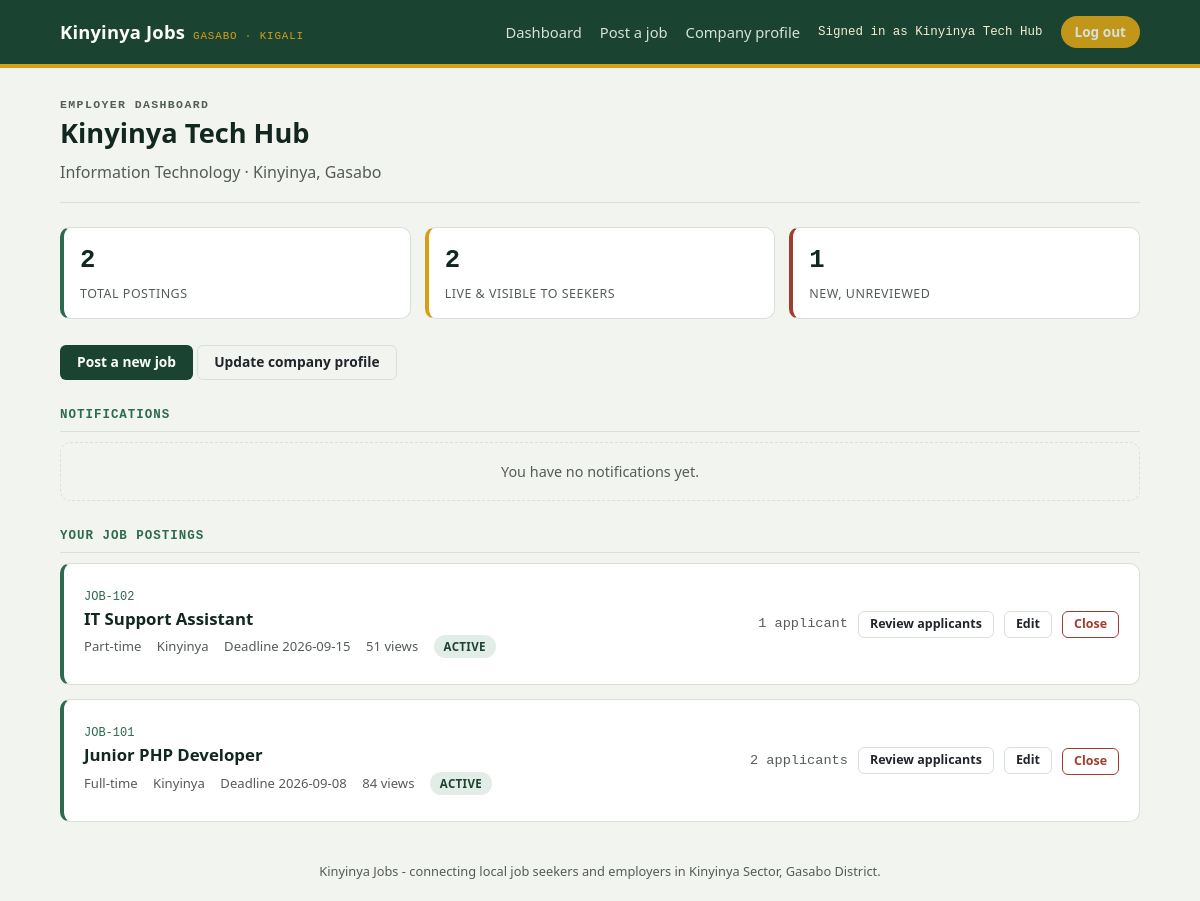
Screenshot of /employer/dashboard.php (signed in) with the database file from the repository.
### tables this page shows
CREATE TABLE IF NOT EXISTS employers (
  id        INT UNSIGNED AUTO_INCREMENT PRIMARY KEY,
  user_id   INT UNSIGNED NULL UNIQUE,
  name      VARCHAR(150) NOT NULL,
  industry  VARCHAR(150) NOT NULL,
  location  VARCHAR(150) NOT NULL,
  about     TEXT NULL,
  CONSTRAINT fk_employers_user FOREIGN KEY (user_id) REFERENCES users(id) ON DELETE CASCADE
);

CREATE TABLE IF NOT EXISTS jobs (
  id            INT UNSIGNED AUTO_INCREMENT PRIMARY KEY,
  employer_id   INT UNSIGNED NOT NULL,
  title         VARCHAR(150) NOT NULL,
  type          VARCHAR(50) NOT NULL DEFAULT 'Full-time',
  category      VARCHAR(100) NOT NULL DEFAULT 'General',
  location      VARCHAR(150) NOT NULL DEFAULT 'Kinyinya',
  description   TEXT NULL,
  requirements  TEXT NULL,
  salary_min    INT UNSIGNED NOT NULL DEFAULT 0,
  salary_max    INT UNSIGNED NOT NULL DEFAULT 0,
  deadline      DATE NOT NULL,
  posted        DATE NOT NULL,
  active        TINYINT(1) NOT NULL DEFAULT 1,
  status        ENUM('pending','approved','rejected') NOT NULL DEFAULT 'pending',
  views         INT UNSIGNED NOT NULL DEFAULT 0,
  CONSTRAINT fk_jobs_employer FOREIGN KEY (employer_id) REFERENCES employers(id) ON DELETE CASCADE,
  INDEX idx_jobs_status (status),
  INDEX idx_jobs_deadline (deadline)
);

### includes/config.php (called while the page is built, shortened)
<?php
function kj_url(string $path = ''): string {
    $documentRoot = isset($_SERVER['DOCUMENT_ROOT']) ? realpath($_SERVER['DOCUMENT_ROOT']) : false;
    $projectRoot = realpath(dirname(__DIR__));
    $base = '';
    if ($documentRoot && $projectRoot) {
        $doc = str_replace('\\', '/', rtrim($documentRoot, '/\\'));
        $project = str_replace('\\', '/', rtrim($projectRoot, '/\\'));
        if (stripos($project, $doc) === 0) $base = substr($project, strlen($doc));
    }
    return rtrim($base, '/') . '/' . ltrim($path, '/');
}

### includes/db.php (called while the page is built)
<?php
require_once __DIR__ . '/config.php';
function kj_db(): PDO {
    static $pdo = null;
    if ($pdo === null) {
        $dsn = 'mysql:host=' . DB_HOST . ';port=' . DB_PORT . ';dbname=' . DB_NAME . ';charset=utf8mb4';
        try {
            $pdo = new PDO($dsn, DB_USER, DB_PASS, [
                PDO::ATTR_ERRMODE            => PDO::ERRMODE_EXCEPTION,
                PDO::ATTR_DEFAULT_FETCH_MODE => PDO::FETCH_ASSOC,
                PDO::ATTR_EMULATE_PREPARES   => false,
            ]);
        } catch (PDOException $e) {
            http_response_code(500);
            die(
                '<h1>Database connection failed</h1>' .
                '<p>Could not connect to MySQL database <code>' . htmlspecialchars(DB_NAME) . '</code> ' .
                'on <code>' . htmlspecialchars(DB_HOST) . ':' . htmlspecialchars(DB_PORT) . '</code>.</p>' .
                '<p>Confirm MySQL is running, then use the one-time setup page to configure and import the database.</p>' .
                '<p><a href="' . htmlspecialchars(kj_url('setup.php')) . '">Open database setup</a></p>'
            );
        }
    }
    return $pdo;
}
function kj_index_by_id(array $rows): array {
    $out = [];
    foreach ($rows as $row) { $out[$row['id']] = $row; }
    return $out;
}

### includes/data.php (called while the page is built, shortened)
<?php
require_once __DIR__ . '/db.php';
function kj_jobs_for_employer($employer_id): array {
    $stmt = kj_db()->prepare('SELECT * FROM jobs WHERE employer_id = ? ORDER BY posted DESC, id DESC');
    $stmt->execute([(int) $employer_id]);
    return kj_index_by_id($stmt->fetchAll());
}
function kj_job_is_expired($job): bool {
    return strtotime($job['deadline']) < strtotime('today');
}
function kj_job_status_label($job): string {
    return $job['active'] ? 'Active' : 'Closed';
}
function kj_job_status_class($job): string {
    return 'active';
}
function kj_employer($id) {
    $stmt = kj_db()->prepare('SELECT * FROM employers WHERE id = ?');
    $stmt->execute([(int) $id]);
    return $stmt->fetch() ?: null;
}
function kj_applications_for_job($job_id): array {
    $stmt = kj_db()->prepare('SELECT * FROM applications WHERE job_id = ? ORDER BY date DESC, id DESC');
    $stmt->execute([(int) $job_id]);
    return kj_index_by_id($stmt->fetchAll());
}
function kj_current_user() {
    if ($_SESSION['role'] === 'employer') return kj_employer($_SESSION['user_id']);
    return null;
}

### employer/dashboard.php (the view, shortened to what this page needs)
<?php
require_once __DIR__ . '/../includes/data.php';
$employer = kj_current_user();
$myJobs = kj_jobs_for_employer($employer['id']);
$notifications = kj_notifications_for_user((int) ($_SESSION['account_id'] ?? 0));
usort($myJobs, fn($a, $b) => strcmp($b['posted'], $a['posted']));
$totalApps = 0; $newApps = 0; $liveJobs = 0;
foreach ($myJobs as $j) {
    $apps = kj_applications_for_job($j['id']);
    foreach ($apps as $a) { if ($a['status'] === 'submitted') $newApps++; }
    if (kj_job_is_visible($j)) $liveJobs++;
}
require __DIR__ . '/../includes/header.php';
?>
<section class="pagehead">
  <p class="eyebrow">Employer dashboard</p>
  <h1><?= htmlspecialchars($employer['name']) ?></h1>
  <p><?= htmlspecialchars($employer['industry']) ?> · <?= htmlspecialchars($employer['location']) ?></p>
</section>
<div class="stats">
  <div class="stat"><span class="n"><?= count($myJobs) ?></span><span class="l">Total postings</span></div>
  <div class="stat accent"><span class="n"><?= $liveJobs ?></span><span class="l">Live &amp; visible to seekers</span></div>
  <div class="stat warn"><span class="n"><?= $newApps ?></span><span class="l">New, unreviewed</span></div>
</div>
<div style="margin-bottom:20px;">
  <a class="btn btn-primary" href="post-job.php">Post a new job</a>
  <a class="btn btn-ghost" href="profile.php">Update company profile</a>
</div>
<h2 class="section-title">Notifications</h2>
<?php if (empty($notifications)): ?>
  <div class="empty">You have no notifications yet.</div>
<?php endif; ?>
<h2 class="section-title">Your job postings</h2>
<?php foreach ($myJobs as $job): $apps = kj_applications_for_job($job['id']); ?>
  <div class="card job-card">
    <div class="info">
      <span class="code">JOB-<?= $job['id'] ?></span>
      <h3><?= htmlspecialchars($job['title']) ?></h3>
      <div class="meta">
        <span><?= htmlspecialchars($job['type']) ?></span>
        <span><?= htmlspecialchars($job['location']) ?></span>
        <span>Deadline <?= htmlspecialchars($job['deadline']) ?></span>
        <span><?= $job['views'] ?> views</span>
        <span class="badge <?= kj_job_status_class($job) ?>"><?= kj_job_status_label($job) ?></span>
      </div>
    </div>
    <div class="actions">
      <span style="font-family:var(--font-mono); font-size:0.85rem; color:var(--ink-soft);"><?= count($apps) ?> applicant<?= count($apps) === 1 ? '' : 's' ?></span>
      <a class="btn btn-ghost btn-sm" href="applicants.php?job_id=<?= $job['id'] ?>">Review applicants</a>
      <a class="btn btn-ghost btn-sm" href="edit-job.php?id=<?= $job['id'] ?>">Edit</a>
      <?php if (kj_job_is_expired($job)): ?>
        <span class="badge expired">Expired</span>
      <?php elseif ($job['active']): ?>
        <form method="post">
          <button class="btn btn-danger btn-sm" type="submit">Close</button>
        </form>
      <?php endif; ?>
    </div>
  </div>
<?php endforeach; ?>
<?php require __DIR__ . '/../includes/footer.php'; ?>

### includes/header.php (shortened to what this page needs)
<?php
$role = $_SESSION['role'] ?? null;
$user = kj_current_user();
function kj_base($path) {
    return kj_url($path);
}
?>
<!doctype html>
<html lang="en">
<head>
<link rel="stylesheet" href="<?= kj_base('assets/style.css') ?>">
</head>
<body>
<header class="topbar">
  <div class="wrap">
    <a class="brand" href="<?= kj_base('index.php') ?>">Kinyinya Jobs <small>Gasabo · Kigali</small></a>
    <nav class="topnav">
      <?php if ($role === 'seeker'): ?>
        <a href="<?= kj_base('seeker/dashboard.php') ?>">My applications</a>
        <a href="<?= kj_base('seeker/jobs.php') ?>">Browse jobs</a>
        <a href="<?= kj_base('seeker/profile.php') ?>">My profile</a>
        <span class="who">Signed in as <?= htmlspecialchars($user['name']) ?></span>
        <a class="pill" href="<?= kj_base('logout.php') ?>">Log out</a>
      <?php elseif ($role === 'employer'): ?>
        <a href="<?= kj_base('employer/dashboard.php') ?>">Dashboard</a>
        <a href="<?= kj_base('employer/post-job.php') ?>">Post a job</a>
        <a href="<?= kj_base('employer/profile.php') ?>">Company profile</a>
        <span class="who">Signed in as <?= htmlspecialchars($user['name']) ?></span>
        <a class="pill" href="<?= kj_base('logout.php') ?>">Log out</a>
      <?php elseif ($role === 'admin'): ?>
        <a href="<?= kj_base('admin/dashboard.php') ?>">Overview</a>
        <span class="who">Platform Admin</span>
        <a class="pill" href="<?= kj_base('logout.php') ?>">Log out</a>
      <?php else: ?>
        <a href="<?= kj_base('index.php') ?>#login">Log in</a>
        <a class="pill" href="<?= kj_base('register.php') ?>">Create account</a>
      <?php endif; ?>
    </nav>
  </div>
</header>
<main class="wrap">

### rows the page displays
employers: name "Kinyinya Tech Hub", industry "Information Technology", location "Kinyinya, Gasabo"
jobs: id "102", title "IT Support Assistant", type "Part-time", location "Kinyinya", deadline "2026-09-15", views "51", active "ACTIVE", count($apps) "1"
jobs: id "101", title "Junior PHP Developer", type "Full-time", location "Kinyinya", deadline "2026-09-08", views "84", active "ACTIVE", count($apps) "2"

### other values shown
count($myJobs) "2"
$liveJobs "2"
$newApps "1"
